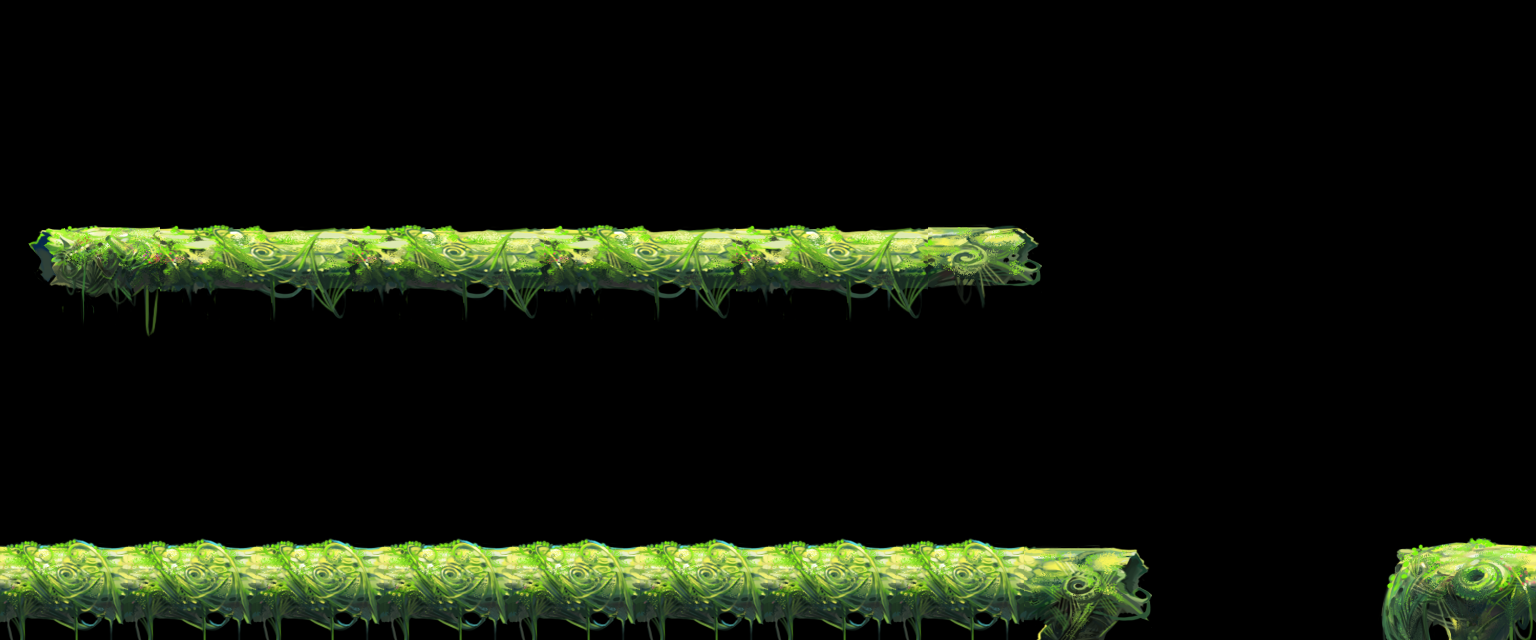

This is a level from a 2D game, rendered from its Tiled map with the project's own tilesets. A one-line summary and the map file follow, with tile-layer data summarised:
An orthogonal 48x20 tile map with 32x32 px tiles, 6 tile layers (块层 1, 块层 2, 块层 3, 块层 4, ...), 6 tilesets and 11 objects.

<map version="1.0" orientation="orthogonal" width="48" height="20" tilewidth="32" tileheight="32">
 <tileset firstgid="1" name="downleft" tilewidth="32" tileheight="32">
  <image source="downleft.png" width="160" height="128" />
 </tileset>
 <tileset firstgid="21" name="downmid" tilewidth="32" tileheight="32">
  <image source="downmid.png" width="128" height="128" />
 </tileset>
 <tileset firstgid="37" name="downright" tilewidth="32" tileheight="32">
  <image source="downright.png" width="128" height="128" />
 </tileset>
 <tileset firstgid="53" name="upleft" tilewidth="32" tileheight="32">
  <image source="upleft.png" width="160" height="128" />
 </tileset>
 <tileset firstgid="73" name="upmid" tilewidth="32" tileheight="32">
  <image source="upmid.png" width="192" height="128" />
 </tileset>
 <tileset firstgid="97" name="upright" tilewidth="32" tileheight="32">
  <image source="upright.png" width="128" height="128" />
 </tileset>
 <layer name="块层 1" width="48" height="20">
  <data>[960 cells, 20 non-empty, 20 distinct tile ids]</data>
 </layer>
 <layer name="块层 2" width="48" height="20">
  <data>[960 cells, 128 non-empty, 16 distinct tile ids]</data>
 </layer>
 <layer name="块层 3" width="48" height="20">
  <data>[960 cells, 16 non-empty, 16 distinct tile ids]</data>
 </layer>
 <layer name="块层 4" width="48" height="20">
  <data>[960 cells, 20 non-empty, 20 distinct tile ids]</data>
 </layer>
 <layer name="块层 5" width="48" height="20">
  <data>[960 cells, 96 non-empty, 24 distinct tile ids]</data>
 </layer>
 <layer name="块层 6" width="48" height="20">
  <data>[960 cells, 12 non-empty, 12 distinct tile ids]</data>
 </layer>
 <objectgroup name="block" width="48" height="20">
  <object x="-5" y="562" width="1130" height="83" />
  <object x="42" y="241" width="979" height="48" />
  <object x="1375" y="562" width="194" height="95" />
 </objectgroup>
 <objectgroup name="gold" width="48" height="20">
  <object x="160" y="191" />
  <object x="224" y="191" />
  <object x="512" y="191" />
  <object x="928" y="191" />
  <object x="864" y="192" />
  <object x="800" y="192" />
  <object x="831" y="512">
   <properties>
    <property name="type" value="1" />
   </properties>
  </object>
  <object x="927" y="511">
   <properties>
    <property name="type" value="1" />
   </properties>
  </object>
 </objectgroup>
</map>
